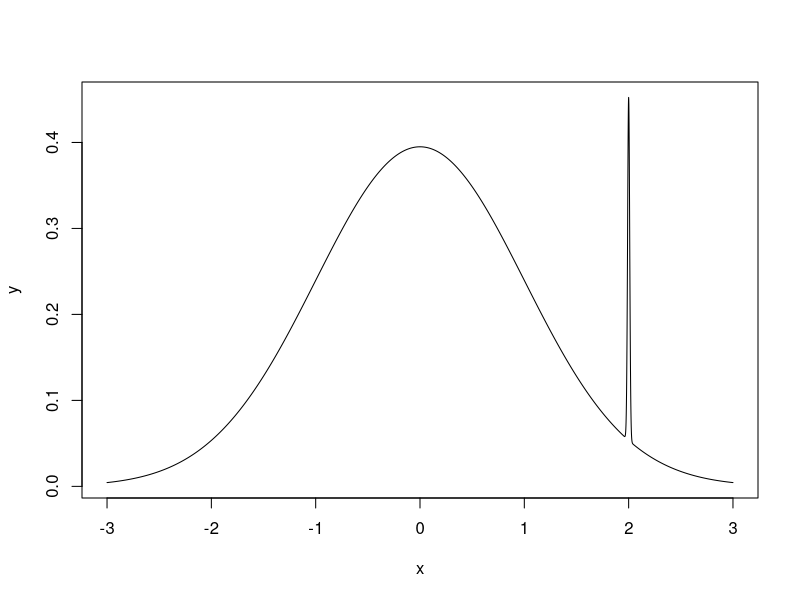

R code for this plot:
## ---- chunk 1
knitr::opts_chunk$set(echo = FALSE)
## ---- chunk 2
x = seq(-3,3,by=0.001)
y = 0.01*dnorm(x, 2, 0.01) + 0.99*dnorm(x, 0, 1)
plot(x, y, type='l')
